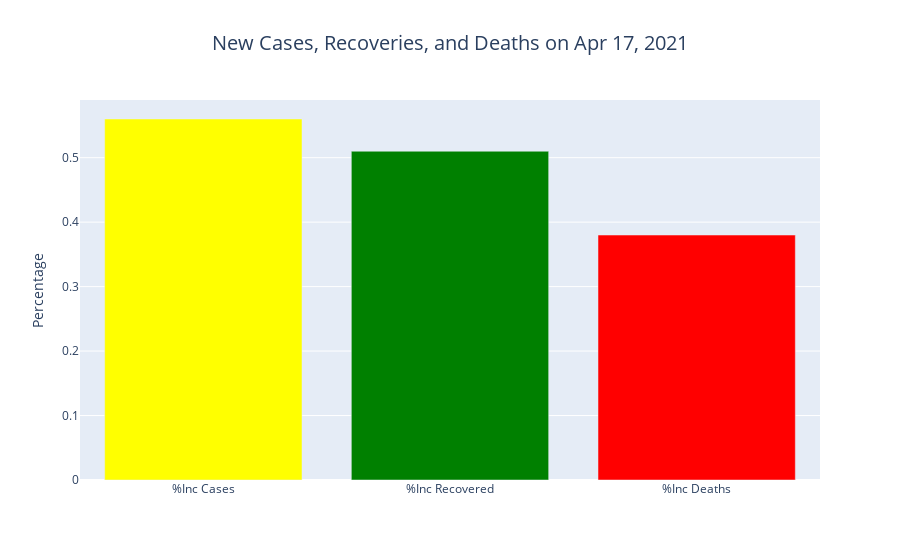

Notebook code cell kept with this figure:
### Code cell
pinc_ser = np.round(df[["%Inc Cases", "%Inc Recovered", "%Inc Deaths"]].loc[0], 2)
pinc_df = pd.DataFrame(pinc_ser)
pinc_df.columns = ["Percentage"]

fig = go.Figure()
fig.add_trace(go.Bar(x=pinc_df.index, y=pinc_df['Percentage'], marker_color=["yellow", "green", "red"]))
fig.update_layout(title={'text': f"New Cases, Recoveries, and Deaths on {yesterday_str}", 'x': 0.5,
                         'xanchor': 'center', 'font': {'size': 20}}, yaxis_title="Percentage", xaxis_title="")
fig.show()

### Figure 1 — Plotly figure (JSON) as saved in the notebook; plotly's stock layout.template omitted (floating-point values rounded to 4 significant figures)
{"data": [{"marker": {"color": ["yellow", "green", "red"]}, "type": "bar", "x": ["%Inc Cases", "%Inc Recovered", "%Inc Deaths"], "y": [0.56, 0.51, 0.38]}], "layout": {"title": {"font": {"size": 20}, "text": "New Cases, Recoveries, and Deaths on Apr 17, 2021", "x": 0.5, "xanchor": "center"}, "xaxis": {"title": {"text": ""}}, "yaxis": {"title": {"text": "Percentage"}}}}
